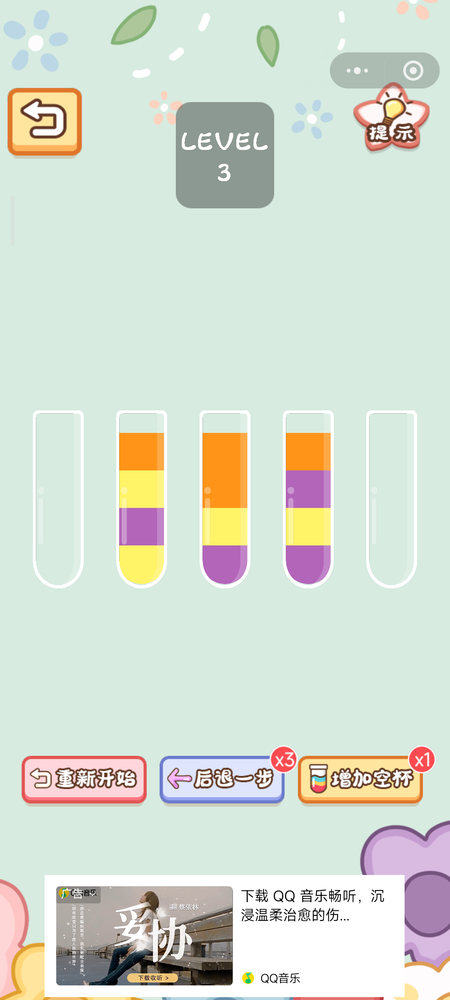
#> input picture live_screenshot.png, 450 x 1000 px, shrunk from 1080 x 2400 before the run
$ python recognize.py
#> lines starting #> are read from the running program, lines starting #| are printed output that depends on the picture; after the words box and inside, x2 and y2 are one past the last pixel; in counts of white or black regions, pixels touching at a corner belong together
#> in load_image, img is the input picture: shape (1000, 450, 3); mean B, G, R 209.4, 221.2, 213.2
import cv2
import numpy as np
import subprocess
import tempfile
import os
import time

COLOR_TOLERANCE = 30  # RGB 欧氏距离容差
CUP_TOP_GAP = 49     # 杯顶到第一个色块的距离（实测，含白边+空隙）
BLOCK_HEIGHT = 90    # 每个色块的高度（实测）


def adb_screencap():
    """通过 ADB 截取手机屏幕，返回 OpenCV 图像"""
    result = subprocess.run(
        ["adb", "exec-out", "screencap", "-p"],
        capture_output=True,
        timeout=10,
    )
    if result.returncode != 0:
        raise RuntimeError(f"ADB 截图失败: {result.stderr.decode()}")
    img_array = np.frombuffer(result.stdout, np.uint8)
    img = cv2.imdecode(img_array, cv2.IMREAD_COLOR)
    if img is None:
        raise RuntimeError("截图解码失败")
    return img


def load_image(path):
    """从文件加载图片"""
    img = cv2.imread(path)
    if img is None:
        raise FileNotFoundError(f"无法读取图片: {path}")
    return img


def find_cups(img):
    """找出图片中所有水杯的位置

    返回: list of (x, y, w, h)，按从左到右排序
    """
    gray = cv2.cvtColor(img, cv2.COLOR_BGR2GRAY)

    # BINARY 阈值 240 提取杯子轮廓（杯子玻璃边框比背景亮）
    _, cup_mask = cv2.threshold(gray, 240, 255, cv2.THRESH_BINARY)
    contours, _ = cv2.findContours(cup_mask, cv2.RETR_EXTERNAL, cv2.CHAIN_APPROX_SIMPLE)

    cups = []
    for c in contours:
        area = cv2.contourArea(c)
        x, y, w, h = cv2.boundingRect(c)
        # 筛选条件：面积 > 500 且 高度 > 宽度 × 2（杯子是竖长的）
        if area > 500 and h > w * 2:
            cups.append((x, y, w, h))

    cups.sort(key=lambda r: r[0])  # 从左到右排序
    return cups


def _sample_block_color(img, cy, cx, half_width, background_rgb):
    """在杯子中轴线上采样多个像素取中值，抵抗反光/噪点

    返回: (R,G,B) 或 None（全部接近背景色，说明该位置无水）
    """
    samples = []
    for dx in range(-half_width, half_width + 1):
        px = cx + dx
        b, g, r = img[cy, px]
        rgb = (int(r), int(g), int(b))
        if _color_distance(rgb, background_rgb) >= COLOR_TOLERANCE:
            samples.append(rgb)

    if not samples:
        return None

    # 对每个通道取中值（抗噪）
    n = len(samples)
    sorted_r = sorted(s[0] for s in samples)
    sorted_g = sorted(s[1] for s in samples)
    sorted_b = sorted(s[2] for s in samples)
    mid = n // 2
    if n % 2 == 0:
        return (
            (sorted_r[mid - 1] + sorted_r[mid]) // 2,
            (sorted_g[mid - 1] + sorted_g[mid]) // 2,
            (sorted_b[mid - 1] + sorted_b[mid]) // 2,
        )
    return (sorted_r[mid], sorted_g[mid], sorted_b[mid])


def sample_colors(img, cups, background_rgb, num_blocks=4):
    """用固定尺寸定位每个色块的精确位置，采样颜色

    参数:
        img: OpenCV 图像 (BGR)
        cups: find_cups 返回的杯子位置列表
        background_rgb: 背景 RGB 值，用于识别空位
        num_blocks: 每个杯子固定分 4 格

    返回: list of list of (R,G,B) or None
        每杯 [块1, 块2, ...]，从上到下排列
        None 表示该格为空
    """
    state = []
    for cup in cups:
        x, y, w, h = cup
        cx = x + w // 2
        half_width = max(1, w // 6)  # 在杯子宽度的中间 1/3 区域采样

        cup_colors = []
        for i in range(num_blocks):
            block_center_y = y + CUP_TOP_GAP + BLOCK_HEIGHT * i + BLOCK_HEIGHT // 2
            # 防止越界
            if block_center_y >= y + h:
                cup_colors.append(None)
                continue
            rgb = _sample_block_color(img, block_center_y, cx, half_width, background_rgb)
            cup_colors.append(rgb)
        state.append(cup_colors)
    return state


def compress_state(raw_state):
    """将采样状态转为求解器格式：去掉空位，转为从杯底到杯顶的顺序

    输入: [[(R,G,B) or None, ...], ...] 从上到下排列（index 0 = 杯顶方向）
    输出: [[(R,G,B), ...], ...] 从杯底到杯顶，不含空位
    """
    compressed = []
    for cup in raw_state:
        # 水总是从杯底开始填充，空位在顶部，过滤掉 None
        colors = [c for c in cup if c is not None]
        # raw_state 是上→下，求解器需要底→顶，所以翻转
        compressed.append(list(reversed(colors)))
    return compressed


def recognize(path_or_img):
    """一站式识别：输入图片路径或 OpenCV 图像，返回杯子位置和求解器状态

    返回: (cups, state)
        cups: [(x,y,w,h), ...]
        state: [[(R,G,B), ...], ...] 从杯底到杯顶，不含空位
    """
    if isinstance(path_or_img, str):
        img = load_image(path_or_img)
    else:
        img = path_or_img

    background_rgb = _detect_background_color(img)
    cups = find_cups(img)
    raw_state = sample_colors(img, cups, background_rgb)
    state = compress_state(raw_state)
    return cups, state


def _detect_background_color(img):
    """从图片四角采样，取最多的颜色作为背景色"""
    h, w = img.shape[:2]
#> h = 1000; w = 450
    # 取四角 10x10 区域的颜色
    corners = [
        img[0:10, 0:10],
        img[0:10, w-10:w],
        img[h-10:h, 0:10],
        img[h-10:h, w-10:w],
    ]
    all_pixels = np.concatenate([corner.reshape(-1, 3) for corner in corners])
#> all_pixels = 400 rows, first 8: [224, 235, 215], [224, 235, 215], [224, 235, 215], [224, 235, 215], [224, 235, 215], [224, 235, 215], [224, 235, 215], [224, 235, 215]
    # 取出现次数最多的 BGR 值
    unique, counts = np.unique(all_pixels, axis=0, return_counts=True)
#> unique = 122 rows, first 8: [40, 158, 222], [40, 158, 223], [41, 158, 223], [41, 159, 223], [42, 159, 223], [43, 157, 222], [43, 158, 223], [44, 159, 222]; counts = 122 values, max 199 at index 108, min 1 at index 0, mean 3.28
    bgr = unique[counts.argmax()]
#> bgr = [224, 235, 215]
    return (int(bgr[2]), int(bgr[1]), int(bgr[0]))


def _color_distance(c1, c2):
    """RGB 欧氏距离"""
    return ((c1[0] - c2[0]) ** 2 + (c1[1] - c2[1]) ** 2 + (c1[2] - c2[2]) ** 2) ** 0.5


def screen_size(img):
    """返回屏幕尺寸 (w, h)"""
    h, w = img.shape[:2]
    return (w, h)


def save_debug(img, tag):
    """把 OpenCV 图像保存到 debug/ 目录，用于校准坐标

    返回: 保存的文件路径
    """
    os.makedirs("debug", exist_ok=True)
    filename = f"debug/{tag}_{time.strftime('%H%M%S')}.png"
    cv2.imwrite(filename, img)
    return filename


# === 测试 ===
if __name__ == "__main__":
    bg = _detect_background_color(load_image("live_screenshot.png"))
#> bg = (215, 235, 224)
    print(f"检测到背景色: RGB{bg}")
#| 检测到背景色: RGB(215, 235, 224)
    cups, state = recognize("live_screenshot.png")
#> in find_cups, `gray = cv2.cvtColor(img, cv2.COLOR_BGR2GRAY)`:
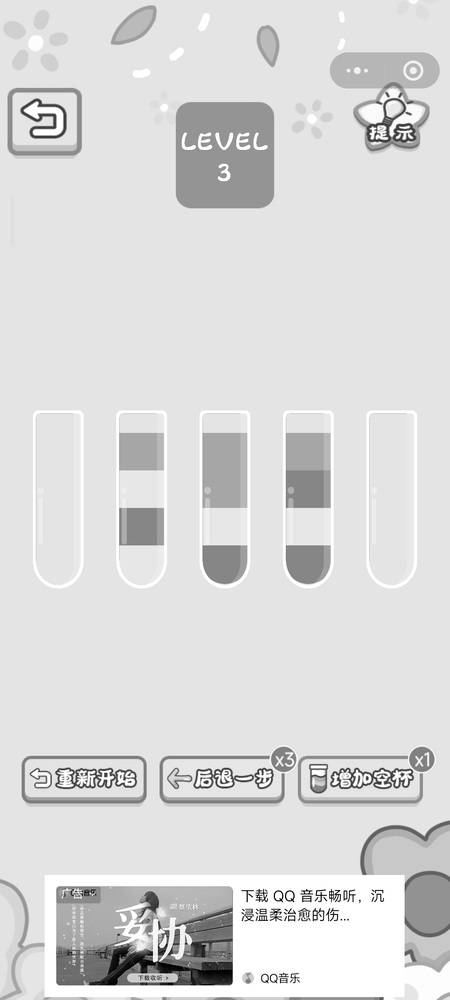
#> gray: shape (1000, 450); min 0, max 255, mean 217.6
#> in find_cups, `_, cup_mask = cv2.threshold(gray, 240, 255, cv2.THRESH_BINARY)`:
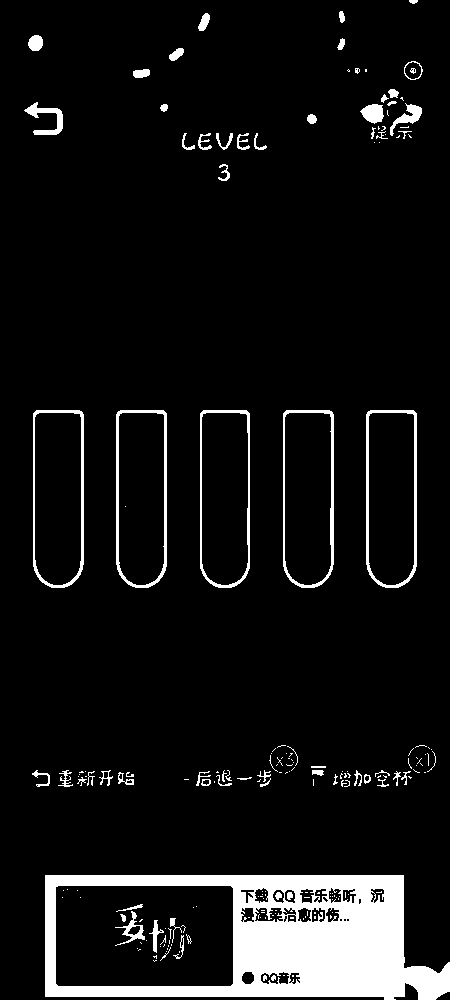
#> cup_mask: shape (1000, 450); 8.1% white; 201 white regions (131 under 20 px)
#> in find_cups, `contours, _ = cv2.findContours(cup_mask, cv2.RETR_EXTERNAL, cv2.CHAIN_..`: contours = 120 contours, 85 with area under 20; largest, box (x1, y1, x2, y2) and area: (45, 875, 450, 1000) 44540, (283, 410, 334, 588) 8576, (33, 410, 84, 588) 8576, (366, 410, 417, 588) 8574, (116, 410, 167, 588) 8574
#> the loop in find_cups, `for c in contours:` made 120 passes
#> (area, x, y, w, h) on passes 1, 8, 19, 29, 31, 41, 42, 46, 47, 48, 78, 79: (44540, 45, 875, 405, 125), (47.5, 201, 779, 10, 7), (41.5, 364, 774, 7, 10), (72, 118, 772, 16, 13), (20, 393, 771, 8, 15), (27, 354, 770, 8, 16), (39.5, 312, 770, 12, 6), (59.5, 99, 770, 14, 16), (37, 58, 770, 15, 17), (56.5, 32, 770, 18, 17), (8574.5, 366, 410, 51, 178), (8575.5, 283, 410, 51, 178)
#> after the loop in find_cups, `for c in contours:`: cups = [(366, 410, 51, 178), (283, 410, 51, 178), (200, 410, 50, 178), (116, 410, 51, 178), (33, 410, 51, 178)]
#> in recognize, `cups = find_cups(img)`: cups = [(33, 410, 51, 178), (116, 410, 51, 178), (200, 410, 50, 178), (283, 410, 51, 178), (366, 410, 51, 178)]
#> the loop in sample_colors, `for cup in cups:` made 5 passes
#> (cup, x, w, cx) on passes 1 to 5: ((33, 410, 51, 178), 33, 51, 58), ((116, 410, 51, 178), 116, 51, 141), ((200, 410, 50, 178), 200, 50, 225), ((283, 410, 51, 178), 283, 51, 308), ((366, 410, 51, 178), 366, 51, 391)
#> after the loop in sample_colors, `for cup in cups:`: state = 5 items
#> the loop in compress_state, `for cup in raw_state:` made 5 passes
#> colors on passes 2 to 4: [(255, 243, 103)], [(255, 148, 24)], [(179, 101, 186)]
#> after the loop in compress_state, `for cup in raw_state:`: compressed = [[], [(255, 243, 103)], [(255, 148, 24)], [(179, 101, 186)], []]
#> in recognize, `state = compress_state(raw_state)`: state has the same summary as compressed in compress_state
#> state has the same summary as compressed in compress_state
    print(f"找到 {len(cups)} 个杯子:")
#| 找到 5 个杯子:
    for i, (x, y, w, h) in enumerate(cups):
        print(f"  杯子{i}: pos=({x},{y}) size=({w}x{h})")
#> this loop made 5 passes
#> (x, w) on passes 1 to 5: (33, 51), (116, 51), (200, 50), (283, 51), (366, 51)
#|   杯子0: pos=(33,410) size=(51x178)
#|   杯子1: pos=(116,410) size=(51x178)
#|   杯子2: pos=(200,410) size=(50x178)
#|   杯子3: pos=(283,410) size=(51x178)
#|   杯子4: pos=(366,410) size=(51x178)
    print()
    print(f"状态 (从杯底到杯顶):")
    for i, cup in enumerate(state):
        color_names = []
        for rgb in cup:
            color_names.append(str(rgb))
        print(f"  杯子{i}: {color_names}")
#> this loop made 5 passes
#|   杯子0: []
#|   杯子1: ['(255, 243, 103)']
#|   杯子2: ['(255, 148, 24)']
#|   杯子3: ['(179, 101, 186)']
#|   杯子4: []
